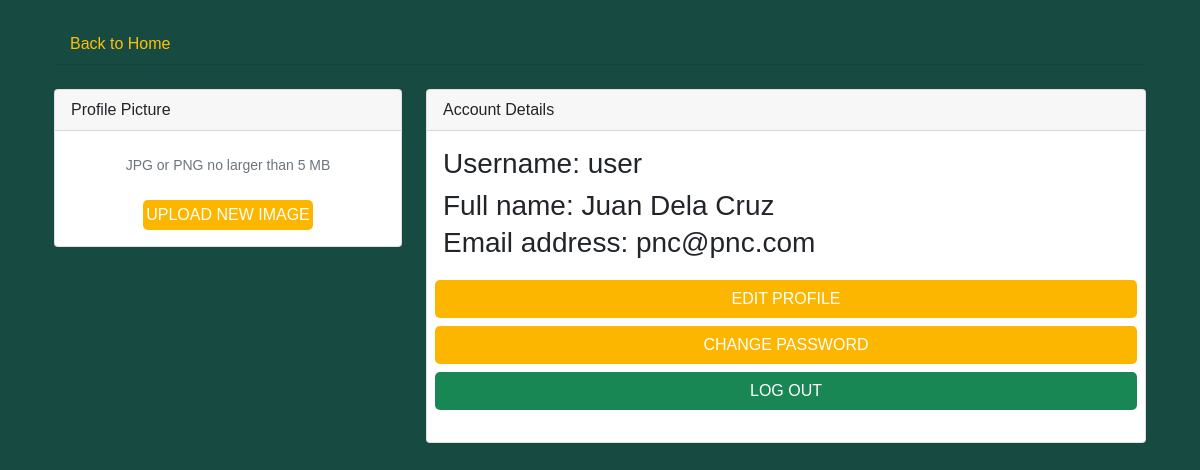
The page /profile.php (signed in) on the database its author committed.
### tables this page shows
CREATE TABLE `tbl_user` (
  `id` int(11) NOT NULL,
  `fname` varchar(255) NOT NULL,
  `unames` varchar(255) NOT NULL,
  `email` varchar(255) NOT NULL,
  `passw` varchar(255) NOT NULL
);

### profile.php (the view, shortened to what this page needs)
<?php
include_once "config/db_connect.php";
$sql = "SELECT * FROM tbl_user WHERE id = ?";
$user= $conn->prepare($sql);
$id=$_SESSION['id'];
$user->execute([$id]);
if($user->rowCount() == 1){
    $row=$user->fetch();
    $fullName=$row['fname'];
    $uname=$row['unames'];
    $email=$row['email'];
}
if (isset($_SESSION['id']) && isset($_SESSION['fname'])) {?>
<!DOCTYPE html lang="en">
<html>
<head>
	<link href="https://cdn.jsdelivr.net/npm/bootstrap@5.1.3/dist/css/bootstrap.min.css" rel="stylesheet">
	<link rel="stylesheet" type="text/css" href="css/style.css">
</head>
<body>
<div class="container-xl px-4 mt-4">
    <nav class="nav nav-borders">
        <a class="nav-link active ms-0 text-warning" href="index.php">Back to Home</a>
    </nav>
    <hr class="mt-0 mb-4">
    <div class="row">
        <div class="col-xl-4">
            <div class="card mb-4 mb-xl-0">
                <div class="card-header">Profile Picture</div>
                <div class="card-body text-center">
                    <div class="small font-italic text-muted mb-4">JPG or PNG no larger than 5 MB</div>
                    <button class="btn btn-primary p-6" type="button">Upload new image</button>
                </div>
            </div>
        </div>
        <div class="col-xl-8">
            <div class="card mb-4">
                <div class="card-header">Account Details</div>
                <div class="card-body">
                    <form>
                        <div class="mb-1">
                            <label class="h3 mb-1">Username: <?=$uname?></label>
                        </div>
                        <div class="row gx-3 mb-3">
                            <div class="col-md-6">
                                <label class="h3 mb-1">Full name: <?=$fullName?></label>
                            </div>
                        <div class="mb-3">
                            <label class="h3 mb-1">Email address: <?=$email?></label>
                        </div>
                        <a class="btn btn-primary bt1 mb-2" data-toggle="modal" data-target="#editProfile" role="button" >Edit Profile</a>
                        <a class="btn btn-primary bt1 mb-2" data-toggle="modal" data-target="#changePassword" role="button" >Change password</a>
                        <a class="btn btn-success " href="logout.php" role="button">LOG OUT</a>
                    </form>
                </div>
            </div>
        </div>
        </div>
</div>
</body>
</html>
<?php }
else {
	header("Location: login.php");
	exit;} ?>

### css/style.css (style rules this page uses)
* { margin: 0 0; padding: 0 0; font-family: Arial, Helvetica, sans-serif; }
body, section.food-menu { background: #174A41; }
.text-center { text-align: center; }
a { color: #FDB600; text-decoration: none; }
.btn { padding: 1%; border: none; font-size: 1rem; border-radius: 5px; }
.btn-primary { background-color: #FDB600; color: white; cursor: pointer; text-transform: uppercase; }

### rows shown on the page
tbl_user: unames "user", fname "Juan Dela Cruz", email "pnc@pnc.com"
